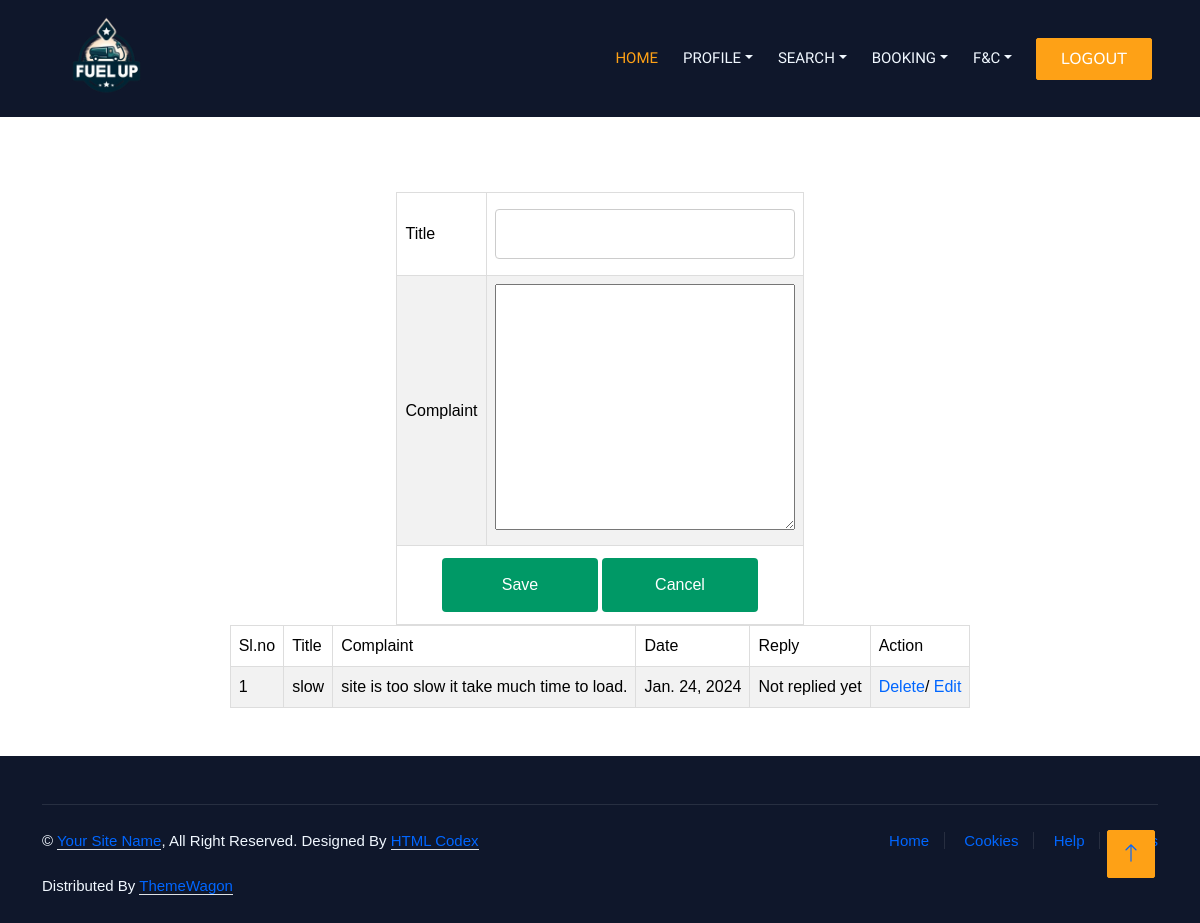
/User/complaint/ (signed in), run on the app's committed database.
### User/models.py (models this page shows)
class tbl_complaint(models.Model):
    complaint_title=models.CharField(max_length=30)
    complaint_content=models.CharField(max_length=100)
    complaint_status=models.CharField(default=0,max_length=5)
    complaint_reply=models.CharField(default="Not replied yet",max_length=100)
    complaint_date=models.DateField(auto_now_add=True)
    user=models.ForeignKey(tbl_user,on_delete=models.CASCADE)

### User/views.py (the view)
# urls.py: path('complaint/',views.Complaint,name="complaint"),
def Complaint(request):
    userdata=tbl_user.objects.get(id=request.session["userid"])
    data=tbl_complaint.objects.filter(user=userdata)
    if request.method=="POST":
        userdata=tbl_user.objects.get(id=request.session["userid"])
        tbl_complaint.objects.create(complaint_title=request.POST.get("title"),
                                     complaint_content=request.POST.get("complaint"),
                                     user=userdata)
    return render(request,"User/Complaint.html",{"Data":data})

### User/Templates/User/Complaint.html (shortened to what this page needs)
{% extends 'User/header.html' %}
{% load static %}
{% block content %}
<br><br><br><br><br><br><br><br>
<!DOCTYPE html>
<html lang="en">
<head>
</head>
<body>
    <div id="tab">
    <form method="post" >
        <table border="1" align="center">
        <tr>
            <td>Title</td>
            <td><input type="text" name="title" id="" value="{{com.complaint_title}}"></td>
        </tr>
        <tr>
            <td>Complaint</td>
            <td><textarea name="complaint" id="" cols="30" rows="10">{{com.complaint_content}}</textarea></td>
        </tr>
        <tr>
            <td colspan="2" align="center"><input type="submit" value="Save" name="Save">
            <input type="reset" value="Cancel" name="Cancel"></td>
        </tr>
        </table>
    </form>
    <table border="1" align="center">
        <tr>
            <td>Sl.no</td>
            <td>Title</td>
            <td>Complaint</td>
            <td>Date</td>
            <td>Reply</td>
            <td>Action</td>
        </tr>
        {% for i in Data %}
        <tr>
            <td>{{forloop.counter}}</td>
            <td>{{i.complaint_title}}</td>
            <td>{{i.complaint_content}}</td>
            <td>{{i.complaint_date}}</td>
            <td>{{i.complaint_reply}}</td>
            <td><a href="{% url 'webuser:DeleteComplaint' i.id %}">Delete</a>/
                <a href="{% url 'webuser:EditComplaint' i.id %}">Edit</a>
            </td>
        </tr>
        {% endfor %}
    </table>
</body>
</html>
{% endblock content %}

### Guest/static/login/css/style.css (style rules this page uses)
:root { --primary: #FEA116; --light: #F1F8FF; --dark: #0F172B; }

### Guest/static/form.css (style rules this page uses)
#tab { font-family: "Trebuchet MS", Arial, Helvetica, sans-serif; border-collapse: collapse; width: 100%; }
#tab td, #tab th { border: 1px solid #ddd; padding: 8px; color: #000; }
#tab a { color:#06F; }
#tab tr:nth-child(even) { background-color: #f2f2f2; }
input[type=text],[type=password],[type=email],[type=date], select { width: 100%; padding: 12px 20px; margin: 8px 0; display: inline-block; border: 1px solid #ccc; border-radius: 4px; box-sizing: border-box; }
input[type=submit] { width: 40%; background-color: #096; color: white; padding: 15px; margin: 4px 0; border: none; border-radius: 4px; cursor: pointer; }
input[type=reset] { width: 40%; background-color: #096; color: white; padding: 15px; margin: 4px 0; border: none; border-radius: 4px; cursor: pointer; }

### data on the page
tbl_complaint: complaint_title "slow", complaint_content "site is too slow it take much time to load.", complaint_date "Jan. 24, 2024", complaint_reply "Not replied yet"
